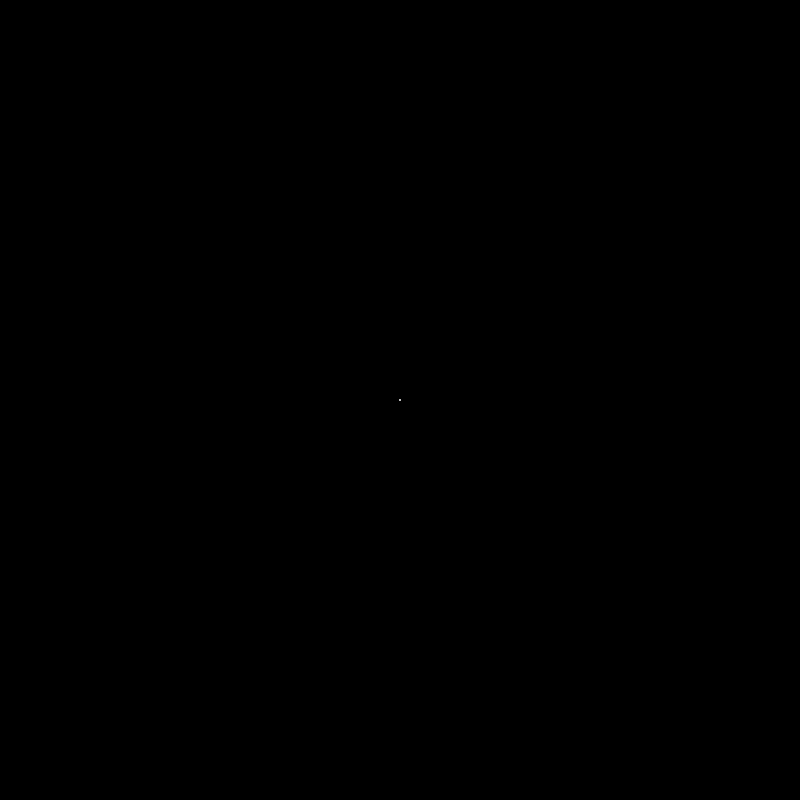
Frame 1 (no input)
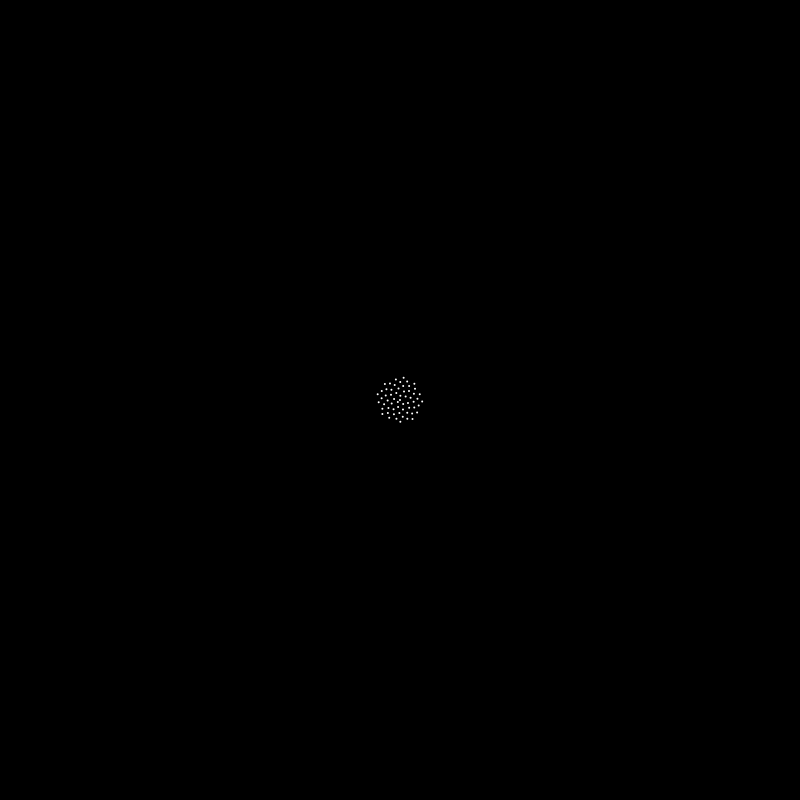
Frame 60 (no input)
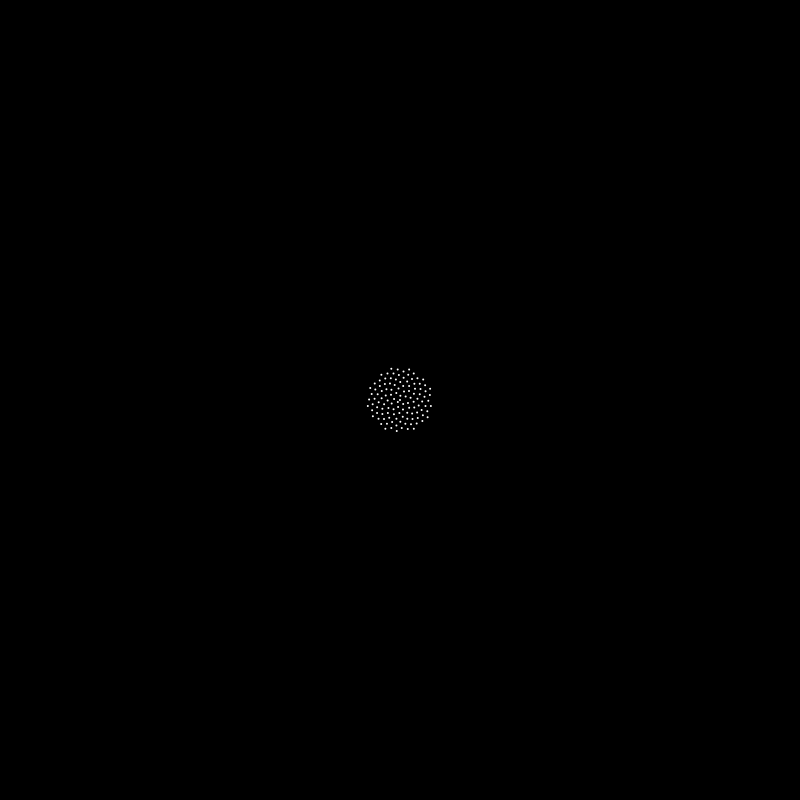
Frame 120 (the mouse pressed at the canvas centre since frame 60)

The p5.js sketch that drew these frames (run headless with seeded random() and noise() and a simulated clock; from frame 60 on, the mouse is pressed at the canvas centre):

// p5.js sketch
// ── sketch.js
let n = 0;
let c = 3;
let rad = 2;
let ang = 137.5;

function setup() {
  createCanvas(800, 800);
  angleMode(DEGREES);
  colorMode(HSB);
  background(0);
}

function draw() {
  let a = n * ang
  let r = c * sqrt(n);
  let x = r * cos(a) + width / 2;
  let y = r * sin(a) + height / 2;
  // fill(n % 256, 175, 175);
  // strokeWeight(3)
  noStroke();
  ellipse(x, y, rad, rad);

  if (n%10 === 0){
    // ang -= 0.002
    // rad += 0.02
    if (ang < 139){
      ang += 0.005
    }else if (ang > 135){
      ang -= 0.005;
    }
  }
  n++
}
